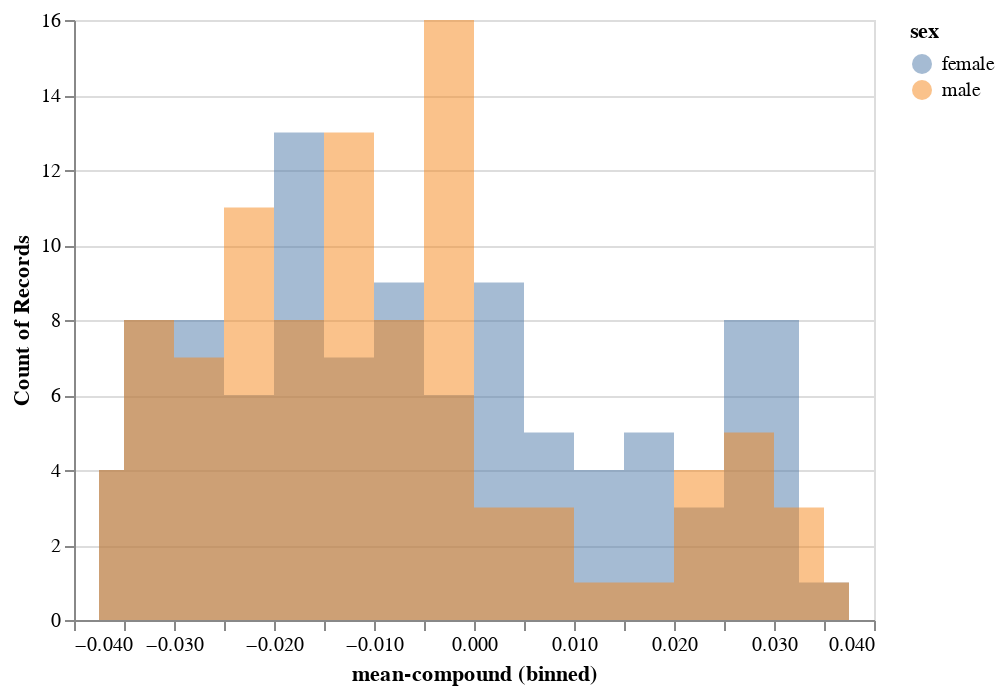

Notebook code for this chart:
### Code cell
source = reg_free
alt.Chart(source).mark_area(
    opacity=0.5,
    interpolate='step'
).encode(
    alt.X('mean-compound:Q', bin=alt.Bin(maxbins=30)),
    alt.Y('count()',  stack=None),
    alt.Color('sex'))

### Figure 1 — Vega-Lite specification as saved in the notebook (floating-point values rounded to 4 significant figures; data arrays with more than 128 entries replaced by an {"elided": "..."} marker saying what was removed)
{"config": {"view": {"continuousWidth": 400, "continuousHeight": 300}}, "data": {"name": "data-d97987b2c58b310d0a50664131c91f89"}, "mark": {"type": "area", "interpolate": "step", "opacity": 0.5}, "encoding": {"color": {"type": "nominal", "field": "sex"}, "x": {"type": "quantitative", "bin": {"maxbins": 30}, "field": "mean-compound"}, "y": {"type": "quantitative", "aggregate": "count", "stack": null}}, "$schema": "https://vega.github.io/schema/vega-lite/v4.8.1.json", "datasets": {"data-d97987b2c58b310d0a50664131c91f89": {"elided": "192 records"}}}
